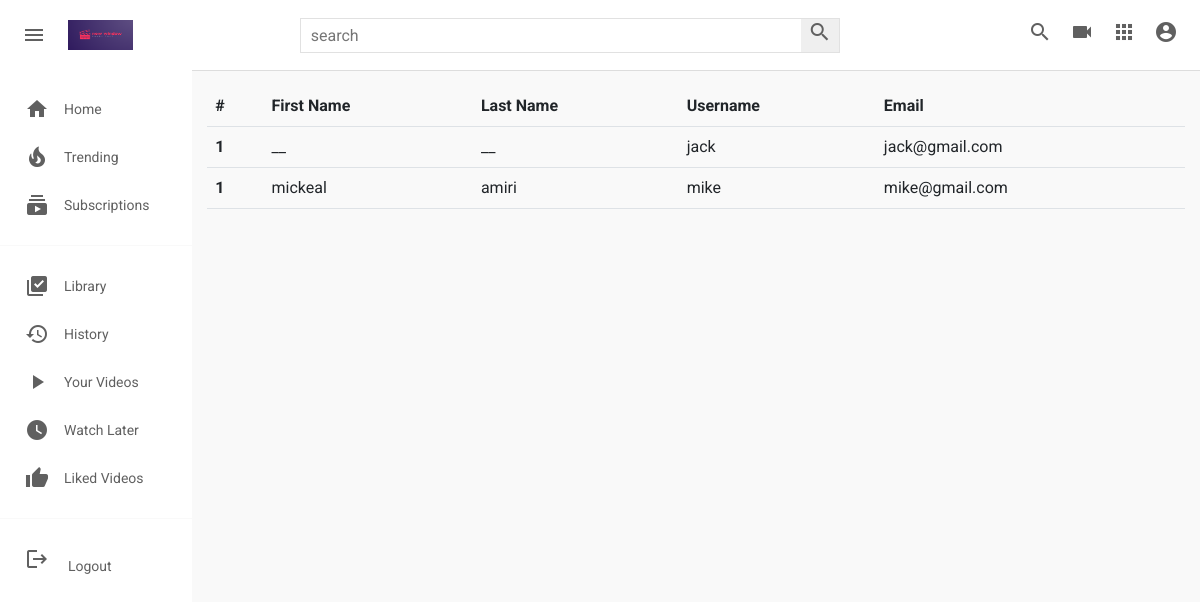
Screenshot of /user/1/profile/subscribtions/ (signed in) with the database file from the repository.
### users/models.py (models this page shows, shortened)
class User(AbstractUser):
    email = models.EmailField(unique=True, null=True)
    username = models.CharField(max_length=1000, unique=True)
    USERNAME_FIELD = 'email'
    REQUIRED_FIELDS = ['username']

### users/views.py (the view)
# urls.py: path('<int:user_id>/profile/subscribtions/', views.show_subscribtions, name='show_user_subscribtions')
def show_subscribtions(request, user_id):
    user = request.user
    subscribers = user.channel.subscribers.all()
    context = {
        'user': user,
        'subscribers': subscribers
    }
    return render(request, "users/profile/subscribtion.html", context)

### templates/users/profile/subscribtion.html
{% extends 'base.html' %}
{% load static %}
{% block style %}
    <link rel="stylesheet" href="{% static 'css/style.css' %}">
    <link rel="stylesheet" href="{% static 'css/channels/channels.css' %}">
{% endblock style %}
{% block content %}
    <div class="mainBody">
        {% include 'partials/sidebar.html' %}
        <div class="videos">
            <table class="table table-hover">
                <thead>
                <tr>
                    <th scope="col">#</th>
                    <th scope="col">First Name</th>
                    <th scope="col">Last Name</th>
                    <th scope="col">Username</th>
                    <th scope="col">Email</th>
                </tr>
                </thead>
                <tbody>
                {% for subscriber in subscribers %}
                    <tr>
                        <th scope="row">1</th>
                        <td>{{ subscriber.first_name | default:"__"}}</td>
                        <td>{{ subscriber.last_name | default:"__" }}</td>
                        <td>{{ subscriber.username | default:"__" }}</td>
                        <td>{{ subscriber.email | default:"__" }}</td>
                    </tr>
                {% endfor %}
                </tbody>
            </table>
        </div>
    </div>
{% endblock content %}

### static/css/style.css (style rules this page uses)
* { margin: 0; padding: 0; box-sizing: border-box; }
body { font-family: 'Roboto', 'sans-serif'; }
.mainBody { height: calc(100vh - 70px); display: flex; overflow: hidden; }
.videos { background-color: #f9f9f9; width: 100%; height: 100%; padding: 15px 15px; border-top: 1px solid #ddd; overflow-y: scroll; }

### static/css/channels/channels.css (style rules this page uses)
* { margin: 0; padding: 0; box-sizing: border-box; }
body { font-family: 'Roboto', 'sans-serif'; }
.mainBody { height: calc(100vh - 70px); display: flex; overflow: hidden; }
.videos { background-color: #f9f9f9; width: 100%; height: 100%; padding: 15px 15px; border-top: 1px solid #ddd; overflow-y: scroll; }

### static/css/login.css (style rules this page uses)
* { font-family: 'Roboto', 'sans-serif'; }

### rows the page displays
User: first_name "__", last_name "__", username "jack", email "jack@gmail.com"
User: first_name "mickeal", last_name "amiri", username "mike", email "mike@gmail.com"
